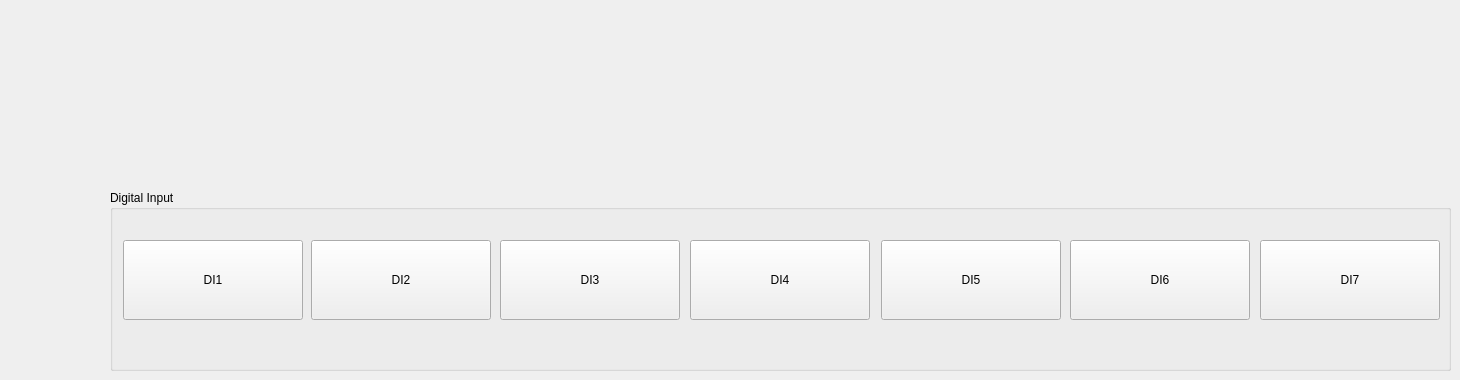
   <widget class="QWidget" name="page">
    <widget class="QGroupBox" name="groupBox">
     <property name="geometry">
      <rect>
       <x>110</x>
       <y>190</y>
       <width>1341</width>
       <height>181</height>
      </rect>
     </property>
     <property name="title">
      <string>Digital Input</string>
     </property>
     <widget class="QPushButton" name="ss1000di_2">
      <property name="geometry">
       <rect>
        <x>201</x>
        <y>50</y>
        <width>180</width>
        <height>80</height>
       </rect>
      </property>
      <property name="text">
       <string>DI2</string>
      </property>
     </widget>
     <widget class="QPushButton" name="ss1000di_4">
      <property name="geometry">
       <rect>
        <x>580</x>
        <y>50</y>
        <width>180</width>
        <height>80</height>
       </rect>
      </property>
      <property name="text">
       <string>DI4</string>
      </property>
     </widget>
     <widget class="QPushButton" name="ss1000di_1">
      <property name="geometry">
       <rect>
        <x>13</x>
        <y>50</y>
        <width>180</width>
        <height>80</height>
       </rect>
      </property>
      <property name="text">
       <string>DI1</string>
      </property>
     </widget>
     <widget class="QPushButton" name="ss1000di_3">
      <property name="geometry">
       <rect>
        <x>390</x>
        <y>50</y>
        <width>180</width>
        <height>80</height>
       </rect>
      </property>
      <property name="text">
       <string>DI3</string>
      </property>
     </widget>
     <widget class="QPushButton" name="ss1000di_6">
      <property name="geometry">
       <rect>
        <x>960</x>
        <y>50</y>
        <width>180</width>
        <height>80</height>
       </rect>
      </property>
      <property name="text">
       <string>DI6</string>
      </property>
     </widget>
     <widget class="QPushButton" name="ss1000di_5">
      <property name="geometry">
       <rect>
        <x>771</x>
        <y>50</y>
        <width>180</width>
        <height>80</height>
       </rect>
      </property>
      <property name="text">
       <string>DI5</string>
      </property>
     </widget>
     <widget class="QPushButton" name="ss1000di_7">
      <property name="geometry">
       <rect>
        <x>1150</x>
        <y>50</y>
        <width>180</width>
        <height>80</height>
       </rect>
      </property>
      <property name="text">
       <string>DI7</string>
      </property>
     </widget>
    </widget>
   </widget>
